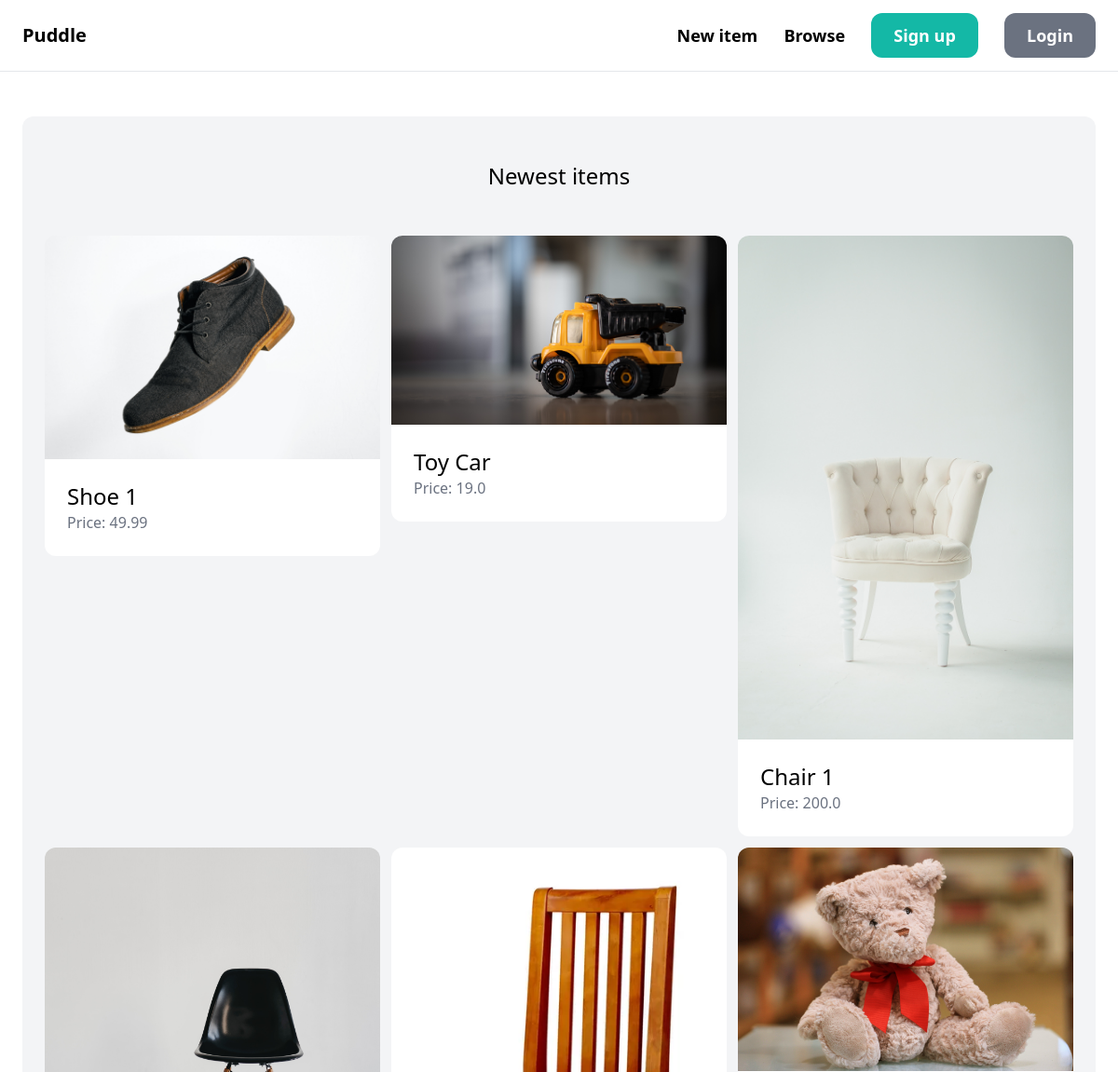
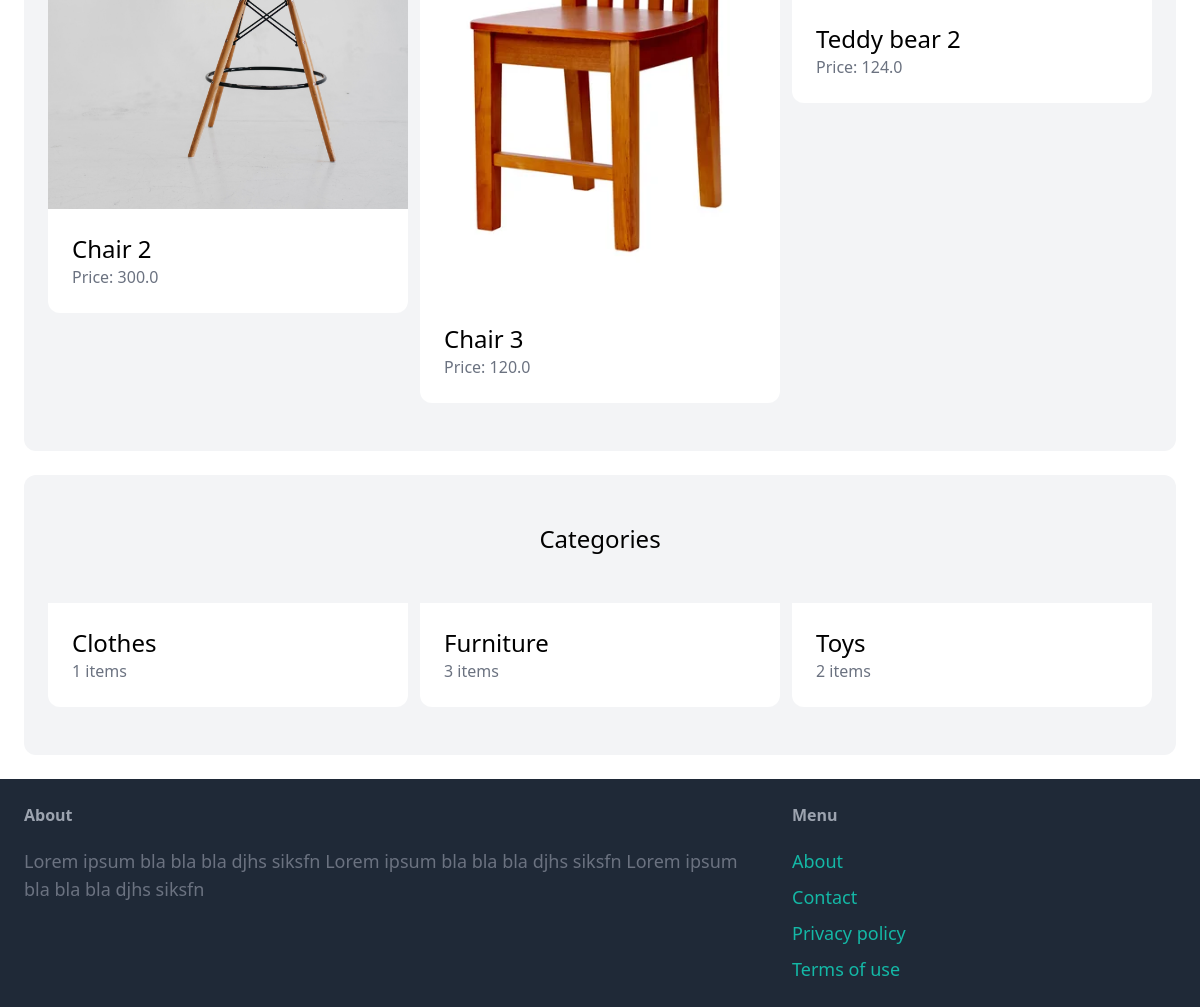
The page / on the database its author committed (2 pictures, top to bottom).
### item/models.py (models this page shows, shortened)
class Item(models.Model):
    category = models.ForeignKey(Category, related_name='items', on_delete=models.CASCADE)
    name = models.CharField(max_length=255)
    description = models.TextField(blank=True,null=True)
    price = models.FloatField()
    image= models.ImageField(upload_to='item_images', blank=True, null=True)
    is_sold =models.BooleanField(default=False)
    created_by = models.ForeignKey(User, related_name='items', on_delete=models.CASCADE)
    created_at=models.DateTimeField(auto_now_add=True)

class Category(models.Model):
    name = models.CharField(max_length=255)
    class Meta:
        ordering = ('name',)
        verbose_name_plural = 'Categories'

### core/views.py (the view)
# urls.py: path('',views.index, name='index'),
def index(request):
    items=Item.objects.filter(is_sold=False)[0:6]
    categories = Category.objects.all()
    return render(request, 'core/index.html', {'categories':categories,'items':items})

### core/templates/core/index.html (shortened to what this page needs)
{% extends 'core/base.html' %}
{% block content %}
    <div class="mt-6 px-6 py-12 bg-gray-100 rounded-xl">
        <h2 class="mb-12 text-2xl text-center"> Newest items </h2>
        <div class="grid grid-cols-3 gap-3">
            {% for item in items %}
                <div>
                    <a href="{% url 'item:detail' item.id %}">
                        <div>
                            <img src="{{ item.image.url }}" class="rounded-t-xl">
                        </div>
                        <div class="p-6 bg-white rounded-b-xl">
                            <h2 class="text-2xl"> {{ item.name }} </h2>
                            <p class="text-gray-500"> Price: {{ item.price }} </p>
                        </div>
                    </a>
                </div>
            {% endfor %}
        </div>
    </div>
    <div class="mt-6 px-6 py-12 bg-gray-100 rounded-xl">
        <h2 class="mb-12 text-2xl text-center"> Categories </h2>
        <div class="grid grid-cols-3 gap-3">
            {% for category in categories %}
                <div>
                    <a href="#">
                        <div class="p-6 bg-white rounded-b-xl">
                            <h2 class="text-2xl"> {{ category.name }} </h2>
                            <p class="text-gray-500"> {{ category.items.count }} items </p>
                        </div>
                    </a>
                </div>
            {% endfor %}
        </div>
    </div>
{% endblock %}

### rows shown on the page
Item: image (picture), name "Shoe 1", price "49.99"
Item: image (picture), name "Toy Car", price "19.0"
Item: image (picture), name "Chair 1", price "200.0"
Item: image (picture), name "Chair 2", price "300.0"
Item: image (picture), name "Chair 3", price "120.0"
Item: image (picture), name "Teddy bear 2", price "124.0"
Category: name "Clothes", items.count "1"
Category: name "Furniture", items.count "3"
Category: name "Toys", items.count "2"
